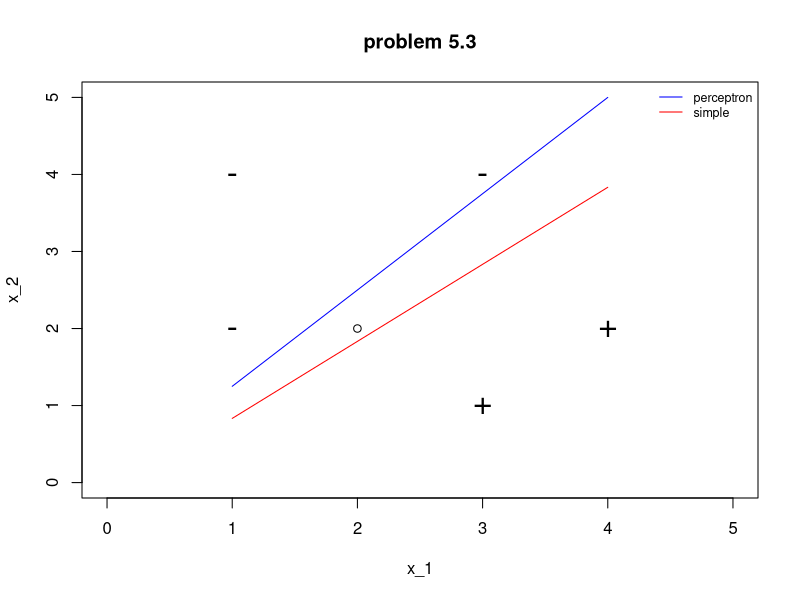

Generate this figure with R:
#!/usr/bin/Rscript
#!/usr/bin/env Rscript

# Robert A Brown
# University of Rhode Island
#
# Simple perceptron learning algorithm for homework 02
# my god have mercy on Ross Ihaka's soul
# http://www.talyarkoni.org/blog/2012/06/08/r-the-master-troll-of-statistical-languages/

perceptron <- function(X, Y, eta) {
	n <- nrow(X)
	m <- ncol(X)
	
	b <- 0 
	w <- vector(mode="numeric", length=m)
	r <- max(apply(X, 1, function(x) sqrt(sum(x^2))))

	while(TRUE) {
		all_classified = TRUE
		for(i in 1:n) {
			x <- X[i,]
			if (sign(sum(w*x) - b) != Y[i]) {
				w <- w + eta*Y[i]*x
				b <- b - eta*Y[i]*r^2
				all_classified = FALSE
			}
		}
		if (all_classified)
			break
	}
	f <- function(x) { sign(sum(w*x) - b) }
	list("f"=f, "w"=w, "b"=b)
}

simple <- function(X, Y) {
	n <- nrow(X)
	m <- ncol(X)

	L.plus <- X[Y == 1,]
	L.minus <- X[Y == -1,]
	c.plus <- 1/nrow(L.plus) * apply(L.plus, 2, sum)
	c.minus <- 1/nrow(L.minus) * apply(L.minus, 2, sum)

	d <- c.plus - c.minus
	c <- 1/2*(c.plus + c.minus)
	
	f <- function(x) sign(sum((x - c)*d))
	list("f"=f, "c"=c, "d"=d)
}

plot_decision_boundry <- function(x, w, b, color) {
	m <- -1*w[1]/w[2]
	y <- sapply(x, function(x) m*x+b/w[2])
	lines(x, y, col=color)
}


df <- read.csv('data/training.csv')
n <- nrow(df)
m <- ncol(df)

X <- df[,1:(m-1)]
Y <- df[,m]
eta = .01

perceptron.model <- perceptron(X, Y, eta)
simple.model <- simple(X, Y)

print('perceptron model training checks')
for (i in 1:n) {
	Y.expected = Y[i]
	Y.model = perceptron.model$f(X[i,])
	print(Y.model)
	print(Y.model == Y.expected)
}

print('simple model training checks')
for (i in 1:n) {
	Y.expected = Y[i]
	Y.model = simple.model$f(X[i,])
	print(Y.model)
	print(Y.model == Y.expected)
}

png(filename="5_3.png")
plot(X, xlim=c(0,5), ylim=c(0,5), pch=ifelse(Y==-1, "-", "+"), cex=2)
plot_decision_boundry(X[,1], perceptron.model$w, perceptron.model$b, "blue")
plot_decision_boundry(X[,1], simple.model$d, sum(simple.model$d*simple.model$c), "red")
legend('topright', c("perceptron", "simple"), col=c("blue", "red"), lty=1, bty='n', cex=.75)
title(main="problem 5.3")


x <- t(c(2, 2))
simple.pred <- perceptron.model$f(x)
perceptron.pred <- simple.model$f(x)
print('perceptron prediction:')
print(perceptron.pred)
print('simple prediction:')
print(simple.pred)
points(x, col='black')


